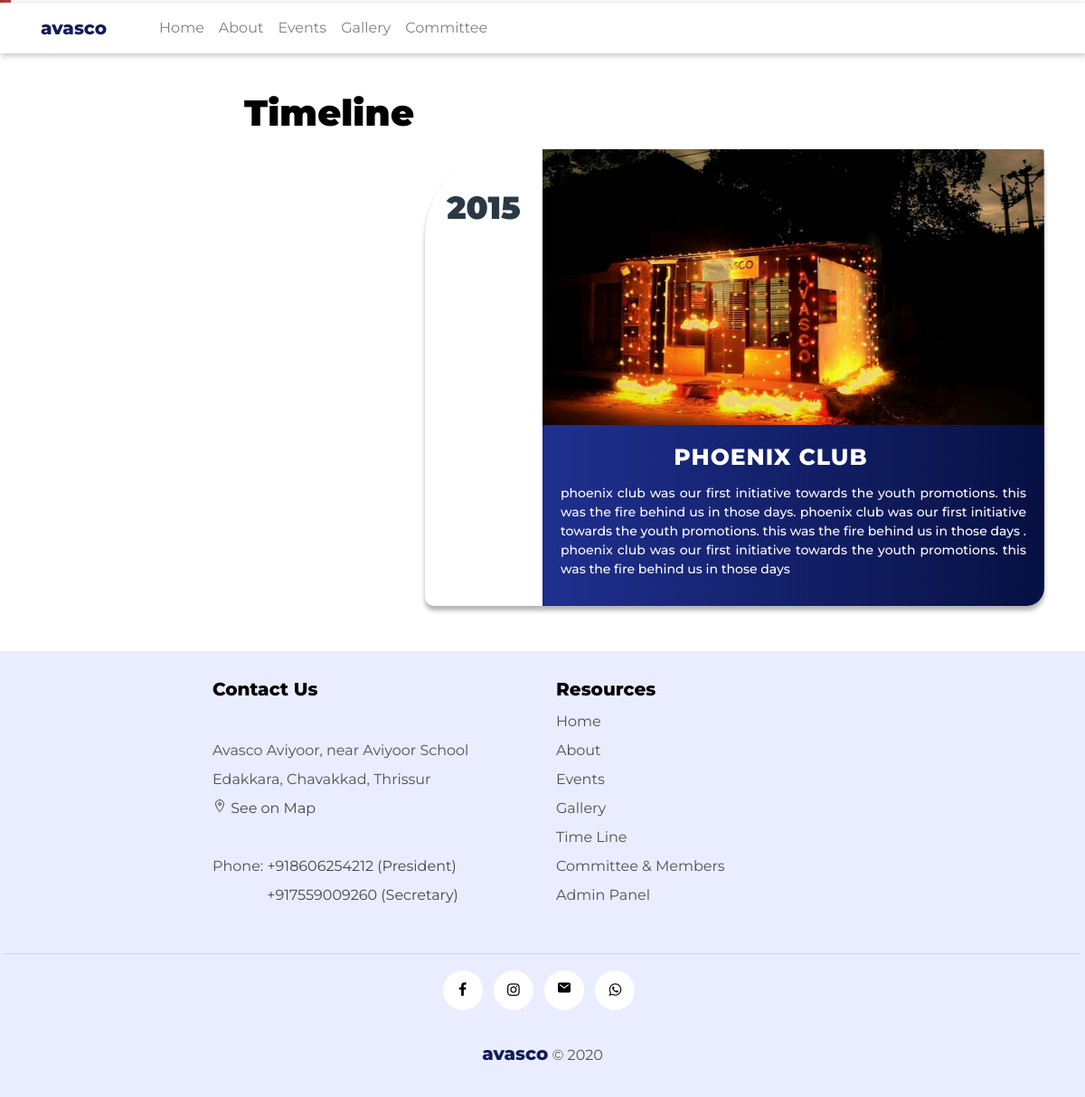
Page /timeline/ on the committed database.
### blog/models.py (models this page shows, shortened)
class Timeline(models.Model):
    title = models.CharField(max_length=100)
    year = models.IntegerField(default=2020)
    image = models.ImageField(upload_to = 'timeline_pics/', default='avasco.jpeg')
    content = models.TextField()

class Committee(models.Model):
    india_poster = models.ImageField(upload_to='committee_pics', null=True, blank=True)
    gcc_poster = models.ImageField(upload_to='committee_pics', null=True, blank=True)
    president = models.ForeignKey(Member,related_name="president", null=True,blank=True, on_delete= models.SET_NULL)
    secretary = models.ForeignKey(Member,related_name="secretary", null=True,blank=True, on_delete= models.SET_NULL)
    vice_president_1 = models.ForeignKey(Member,related_name="vice_president_1", null=True,blank=True, on_delete= models.SET_NULL)
    vice_president_2 = models.ForeignKey(Member,related_name="vice_president_2", null=True,blank=True, on_delete= models.SET_NULL)
    joint_secretary_1 = models.ForeignKey(Member,related_name="joint_secretary_1", null=True,blank=True, on_delete= models.SET_NULL)
    joint_secretary_2 = models.ForeignKey(Member,related_name="joint_secretary_2", null=True,blank=True, on_delete= models.SET_NULL)
    treasurer = models.ForeignKey(Member,related_name="treasurer", null=True,blank=True, on_delete= models.SET_NULL)
    executive_member_1 = models.ForeignKey(Member,related_name="executive_member_1", null=True,blank=True, on_delete= models.SET_NULL)
    executive_member_2 = models.ForeignKey(Member,related_name="executive_member_2", null=True,blank=True, on_delete= models.SET_NULL)
    executive_member_3= models.ForeignKey(Member,related_name="executive_member_3", null=True,blank=True, on_delete= models.SET_NULL)
    executive_member_4 = models.ForeignKey(Member,related_name="executive_member_4", null=True,blank=True, on_delete= models.SET_NULL)
    gcc_president = models.ForeignKey(Member,related_name="gcc_president", null=True,blank=True, on_delete= models.SET_NULL)
    gcc_secretary = models.ForeignKey(Member,related_name="gcc_secretary", null=True,blank=True, on_delete= models.SET_NULL)
    gcc_vice_president_1 = models.ForeignKey(Member,related_name="gcc_vice_president_1", null=True,blank=True, on_delete= models.SET_NULL)
    gcc_vice_president_2 = models.ForeignKey(Member,related_name="gcc_vice_president_2", null=True,blank=True, on_delete= models.SET_NULL)
    gcc_joint_secretary_1 = models.ForeignKey(Member,related_name="gcc_joint_secretary_1", null=True,blank=True, on_delete= models.SET_NULL)
    gcc_joint_secretary_2 = models.ForeignKey(Member,related_name="gcc_joint_secretary_2", null=True,blank=True, on_delete= models.SET_NULL)
    gcc_treasurer = models.ForeignKey(Member,related_name="gcc_treasurer", null=True,blank=True, on_delete= models.SET_NULL)
    gcc_executive_member_1 = models.ForeignKey(Member,related_name="gcc_executive_member_1", null=True,blank=True, on_delete= models.SET_NULL)
    gcc_executive_member_2 = models.ForeignKey(Member,related_name="gcc_executive_member_2", null=True,blank=True, on_delete= models.SET_NULL)
    gcc_executive_member_3= models.ForeignKey(Member,related_name="gcc_executive_member_3", null=True,blank=True, on_delete= models.SET_NULL)
    gcc_executive_member_4 = models.ForeignKey(Member,related_name="gcc_executive_member_4", null=True,blank=True, on_delete= models.SET_NULL)

class Member(models.Model):
    BLOOD_GROUP = ((1, "A+",), (2, "A-"), (3, "B+"), (4, "B-"),
               (5, "AB+"), (6, "AB-"), (7, "0+"), (8, "O-"), (9,"OTHERS"))
    SECTION = ((1,"INDIA"), (2,"GCC"))
    SEX = ((1,"Male"), (2,"Female"), (3,"Others") )
    name = models.CharField(max_length=40)
    image = models.ImageField(upload_to='member_pics/', default='accountdefault.jpg')
    avasco_id =  models.CharField("Avasco ID (if exists)", max_length=10,null=True, blank=True)
    blood_group = models.IntegerField(
        choices = BLOOD_GROUP,
        default = 9,null= True
        )
    sex = models.IntegerField(
        choices= SEX,
        default=1, null= True
    )
    email = models.EmailField(max_length=30, null= True, blank=True)
    phone_1_india = models. IntegerField("Indian Phone (if exists)",null=True, blank=True)
    phone_2_gcc = models.IntegerField("GCC Phone (if exists)",null=True, blank=True)
    section = models.IntegerField(
        choices= SECTION,
        default= 1, null= True
    )
    current_location = models.URLField( max_length=200, default= "https://maps.app.goo.gl/aSoSHUyyFsuMZMsB6",null=True, blank=True)
    country = models.CharField(max_length=20, default="India",null=True, blank=True)
    city = models.CharField(max_length=20, default="Thrissur",null=True, blank=True)
    place = models.CharField(max_length=30, default="Aviyoor, Edakkara P.O",null=True, blank=True)
    occupation_or_course = models.CharField("Occupation/Course", max_length=100, default="Student",null=True, blank=True)
    company_or_institution_name = models.CharField("Company/Institution Name", max_length=100,null=True, blank=True)
    company_or_institution_place = models.CharField("Company/Institution Place", max_length=100,null=True, blank=True)

### blog/views.py (the view)
# urls.py: path('timeline/',TimelineListView.as_view() , name='timeline'),
class TimelineListView(ListView):
    model = Timeline
    template_name = 'blog/timeline.html'
    context_object_name = 'timelines'
    ordering = ['-year']

### blog/templatetags/custom_tags.py (called while the page is built)
@register.simple_tag
def president():
      president_no = Committee.objects.first().president.phone_1_india
      return  president_no

@register.simple_tag
def secretary():
      secretary_no = Committee.objects.first().secretary.phone_1_india
      return secretary_no

### blog/templates/blog/timeline.html (shortened to what this page needs)
{% extends "blog/base.html" %} {% load static %} {%block content%}
<div class="row justify-content-center">
  <legend class="page-title col-md-8" style="padding: 0px 80px;">Timeline</legend>
</div>
<div class="container">
  <div class="row">
    <div class="col-md-12">
      <div class="main-timeline">
        {% for timeline in timelines %}
        <div class="timeline">
          <a href="#" class="timeline-content">
            <span class="timeline-year">{{ timeline.year }}</span>
            <img
              class="card-img-top"
              style="max-height: 30vmax; height: 30%;"
              src="{{ timeline.image.url }}"
              alt="Card image cap"
            />
            <div style="padding: 20px;">
              <h3 class="title">{{ timeline.title }}</h3>
              <p class="description">{{ timeline.content }}</p>
            </div>
          </a>
        </div>
        {% endfor %}
      </div>
    </div>
  </div>
</div>
{% endblock content%}

### blog/templates/blog/base.html (shortened to what this page needs)
{% load static %}  {% load custom_tags %}
<!DOCTYPE html>
<html lang="en">
<head>
  <link
    rel="stylesheet"
    href="https://stackpath.bootstrapcdn.com/bootstrap/4.5.0/css/bootstrap.min.css"
  />
  <link
    rel="stylesheet"
    href="https://cdnjs.cloudflare.com/ajax/libs/font-awesome/4.7.0/css/font-awesome.min.css"
  />
  <link href="/open-iconic/font/css/open-iconic-bootstrap.css" rel="stylesheet">
  <link
    rel="stylesheet"
    type="text/css"
    href="{% static 'blog/main.css' %}"
  />
</head>
<body>
  <header >
    <nav
      class="navbar navbar-expand-md navbar-light fixed-top"
      style="background-color: #ffffff;"
    >
   <div class="container">
        <a href="{% url 'blog-home'%}">
          <div class="title" style="color: #121c58;">avasco</div>
        </a>
        <div class="collapse navbar-collapse" id="navbarToggle">
          <div class="navbar-nav mr-auto">
            <a class="nav-item nav-link" href="{% url 'blog-home' %} "
              >Home</a
            >
            <a class="nav-item nav-link" href="{% url 'blog-about' %} "
              >About</a
            >
            <a class="nav-item nav-link" href="{% url 'posts' %}"
              >Events</a
            >
            <a class="nav-item nav-link" href="{% url 'gallery' %}"
              >Gallery</a
            >
            <a class="nav-item nav-link" href="{% url 'members' %}"
              >Committee</a
            >
          </div>
        </div>
      </div>
    </nav>
  </header>
<div class="page ">
  {% block content %}{% endblock %}
</div>
<footer style="padding: 30px 5px; background-color:#eaedff; line-height:2em;">
  <div class="container"  >
    <div class="row justify-content-center footer-text">
      <div class="col-md-4">
        <h5 class="footer-title" style="font-weight: 800;">Contact Us</h5>
        <br />
        Avasco Aviyoor, near Aviyoor School
        <br />
        Edakkara, Chavakkad, Thrissur
        <br>
        <a href="https://maps.app.goo.gl/aSoSHUyyFsuMZMsB6" style="color: rgb(70, 69, 69);"><ion-icon name="location-outline"></ion-icon> See on Map</a>
        <br /> <br />
        Phone: <a href="tel:{% president %}"  style="color: rgb(70, 69, 69);">+{% president %} (President)  </a>
        <br>  &emsp;&emsp;&emsp;&ensp; <a href="tel:{% secretary %}"  style="color: rgb(70, 69, 69);">+{% secretary %} (Secretary) </a>
        <br><br>
      </div>
      <div class="col-md-4">
        <h5 class="footer-title" style="font-weight: 800;">Resources</h5>
        <a class="footer-text" href="{% url 'blog-home'%}">Home</a>
        <br />
        <a class="footer-text" href="{% url 'blog-about' %}">About</a>
        <br />
        <a class="footer-text" href="{% url 'posts' %}">Events</a>
        <br />
        <a class="footer-text" href="{% url 'gallery' %}">Gallery</a>
        <br />
        <a class="footer-text" href="{% url 'timeline' %}">Time Line</a>
        <br />
        <a class="footer-text" href="{% url 'members' %}">Committee & Members</a>
        <br />
        <a class="footer-text" href="{% url 'admin:index' %}">Admin Panel</a>
      </div>
    </div>
  </div>
  <hr style="height: 2px; color: floralwhite;" />
  <div style="text-align: center;">
    <p class="social-icons">
        <a class="facebook" href="https://www.facebook.com/groups/AVSCO.2016/?ref=share"><i class="fa fa-facebook"></i></a>
        <a
          class="instagram"
          href="https://instagram.com/avascoaviyoor?igshid=zagdu0ghrwjp"
          ><i class="fa fa-instagram"></i
        ></a>
        <a
          class="instagram"
          href="mailto:avascoaviyoor@gmail.com"
          >
          <ion-icon name="mail" ></ion-icon>
        </a>
        <a class="whatsapp" href="http://wa.me/918606254212"><i class="fa fa-whatsapp"></i></a>
    </p>
  </div>
  <br>
  <div class="footer-text" style="text-align: center;">
    <a href="{% url 'blog-home'%}" class="title" style="color: #121c58; padding: 0px !important;">avasco</a>  © 2020
  </div>
</footer>
  </body>
</html>

### blog/static/blog/main.css (style rules this page uses)
body { background: #ffffff; color: #000000; margin-top: 55px; font-family: Montserrat; }
html, body { overflow-x: hidden; }
h1, h2, h3, h4, h5, h6 { color: #000000; }
a { text-decoration: none !important; color: black; }
nav { box-shadow: 1px 2px 7px #bbb; margin-top: 3px; }
.footer-text { color: rgb(0, 0, 0); font-weight: 500; }
.footer-text { color: rgb(82, 80, 80); font-weight: 400; }
.title { font-size: 20px; font-weight: 800; padding: 0px 50px 0px 0px; }
.page { padding: 30px 0px; }
.page-title { font-size: 40px; font-weight: 900; margin: 10px; color: black; padding-left: 10px; width: 100%; }
.social-icons { padding-left: 0; margin-bottom: 0; list-style: none; }
.social-icons a { background-color: white; color: black; font-size: 16px; display: inline-block; line-height: 44px; width: 44px; height: 44px; text-align: center; margin-right: 8px; border-radius: 100%; -webkit-transition: all 0.2s linear; -o-transition: all 0.2s linear; transition: all 0.2s linear; }

### blog/templates/blog/timeline.html (style rules this page uses)
.main-timeline { position: relative; }
.main-timeline:after { content: ""; display: block; clear: both; }
.main-timeline .timeline { width: 50%; margin: 0 0 20px 20px; float: right; }
.main-timeline .timeline-content { color: #fff; background: #002266; text-align: center; border-radius: 0 20px 20px 0; box-shadow: 0 5px 5px rgba(0, 0, 0, 0.3); display: block; position: relative; }
.main-timeline .timeline-year { color: #002266; background-color: #fff; font-size: 35px; font-weight: 900; text-align: center; line-height: 130px; width: 130px; height: 100%; border-radius: 98px 0 0 10px; box-shadow: 0px 5px 5px rgba(0, 0, 0, 0.3); position: absolute; left: -130px; top: 0; }
.main-timeline .title { color: white; font-size: 25px; font-weight: 800; text-transform: uppercase; letter-spacing: 1px; margin: 0 0 5px; }
.main-timeline .description { padding: 10px 0px; font-size: 14px; font-weight: 500; margin: 0; text-align: justify; }
.main-timeline .timeline:nth-child(4n + 1) .timeline-content { background: linear-gradient(to right, #1f308f, #071042); }
.main-timeline .timeline:nth-child(4n + 1) .timeline-year { color: #2b3944; }

### rows in the picture
Timeline: year "2015", image (picture), title "PHOENIX CLUB", content "phoenix club was our first initiative towards the youth promotions. this was the fire behind us in those days. phoenix club was our first initiative towards the youth promotions. this was the fire behind us in those days . phoenix club was our first initiative towards the youth promotions. this was the fire behind us in those days"
Committee: president.phone_1_india "918606254212", secretary.phone_1_india "917559009260"
